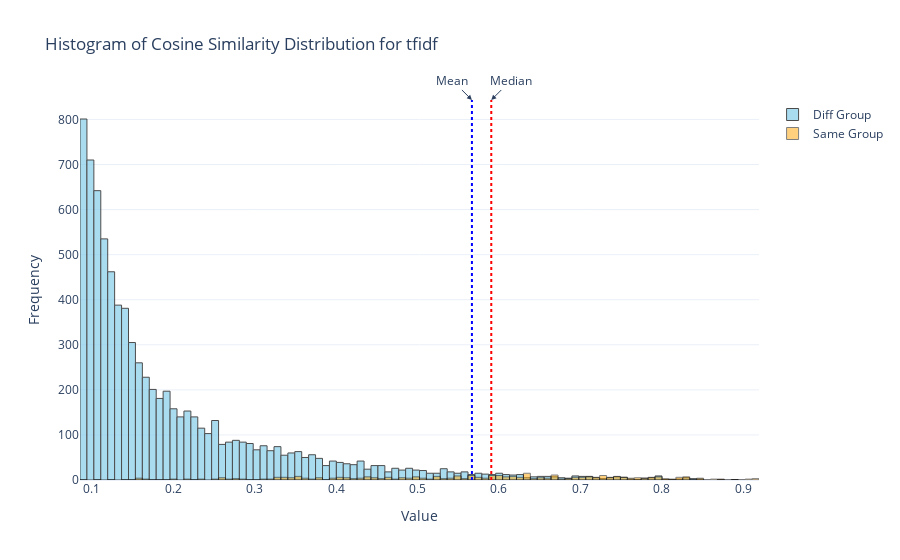

Here is the notebook cell this chart was saved with:
### Code cell
bin_edges = np.histogram_bin_edges(same_group_cosine['value'], bins=100)
hist_diff_group = go.Histogram(
    x=diff_group_cosine['value'],
    xbins=dict(start=bin_edges[0], end=bin_edges[-1], size=bin_edges[1] - bin_edges[0]),
    opacity=0.7,
    name='Diff Group',
    marker=dict(color='skyblue', line=dict(color='black', width=1))
)

hist_same_group = go.Histogram(
    x=same_group_cosine['value'],
    xbins=dict(start=bin_edges[0], end=bin_edges[-1], size=bin_edges[1] - bin_edges[0]),
    opacity=0.5,
    name='Same Group',
    marker=dict(color='orange', line=dict(color='black', width=1))
)

fig = go.Figure(data=[hist_diff_group, hist_same_group])

vertical_line_value_median=same_group_median
vertical_line_value_mean = same_group_mean

# Add median line to fig
fig.add_shape(
    dict(
        type="line",
        x0=vertical_line_value_median,
        y0=0,
        x1=vertical_line_value_median,
        y1=1,
        xref='x',
        yref='paper',
        line=dict(color="red", width=2, dash="dot")
    )
)

fig.add_annotation(
    dict(
        x=vertical_line_value_median,
        y=1,
        xref='x',
        yref='paper',
        text="Median",
        showarrow=True,
        arrowhead=2,
        ax=20,
        ay=-20
    )
)

# Add mean line to plot
fig.add_shape(
    dict(
        type="line",
        x0=same_group_mean,
        y0=0,
        x1=same_group_mean,
        y1=1,
        xref='x',
        yref='paper',
        line=dict(color="blue", width=2, dash="dot")
    )
)

fig.add_annotation(
    dict(
        x=same_group_mean,
        y=1,
        xref='x',
        yref='paper',
        text="Mean",
        showarrow=True,
        arrowhead=2,
        ax=-20,
        ay=-20
    )
)

fig.update_layout(
    title=f'Histogram of Cosine Similarity Distribution for {embedding_model}',
    xaxis_title='Value',
    yaxis_title='Frequency',
    barmode='overlay',
    template='plotly_white'
)

fig.show()
pio.write_html(fig, file=f'../graph/cosine_similarity_histogram_{embedding_model}.html')

### Figure 1 — Plotly figure (JSON) as saved in the notebook; plotly's stock layout.template omitted (floating-point values rounded to 4 significant figures; data arrays with more than 128 entries replaced by an {"elided": "..."} marker saying what was removed)
{"data": [{"marker": {"color": "skyblue", "line": {"color": "black", "width": 1}}, "name": "Diff Group", "opacity": 0.7, "type": "histogram", "x": {"elided": "17182 float values"}, "xbins": {"end": 0.9366, "size": 0.008512, "start": 0.08537}}, {"marker": {"color": "orange", "line": {"color": "black", "width": 1}}, "name": "Same Group", "opacity": 0.5, "type": "histogram", "x": {"elided": "394 float values"}, "xbins": {"end": 0.9366, "size": 0.008512, "start": 0.08537}}], "layout": {"annotations": [{"arrowhead": 2, "ax": 20, "ay": -20, "showarrow": true, "text": "Median", "x": 0.5906, "xref": "x", "y": 1, "yref": "paper"}, {"arrowhead": 2, "ax": -20, "ay": -20, "showarrow": true, "text": "Mean", "x": 0.5669, "xref": "x", "y": 1, "yref": "paper"}], "barmode": "overlay", "shapes": [{"line": {"color": "red", "dash": "dot", "width": 2}, "type": "line", "x0": 0.5906, "x1": 0.5906, "xref": "x", "y0": 0, "y1": 1, "yref": "paper"}, {"line": {"color": "blue", "dash": "dot", "width": 2}, "type": "line", "x0": 0.5669, "x1": 0.5669, "xref": "x", "y0": 0, "y1": 1, "yref": "paper"}], "title": {"text": "Histogram of Cosine Similarity Distribution for tfidf"}, "xaxis": {"title": {"text": "Value"}}, "yaxis": {"title": {"text": "Frequency"}}}}
